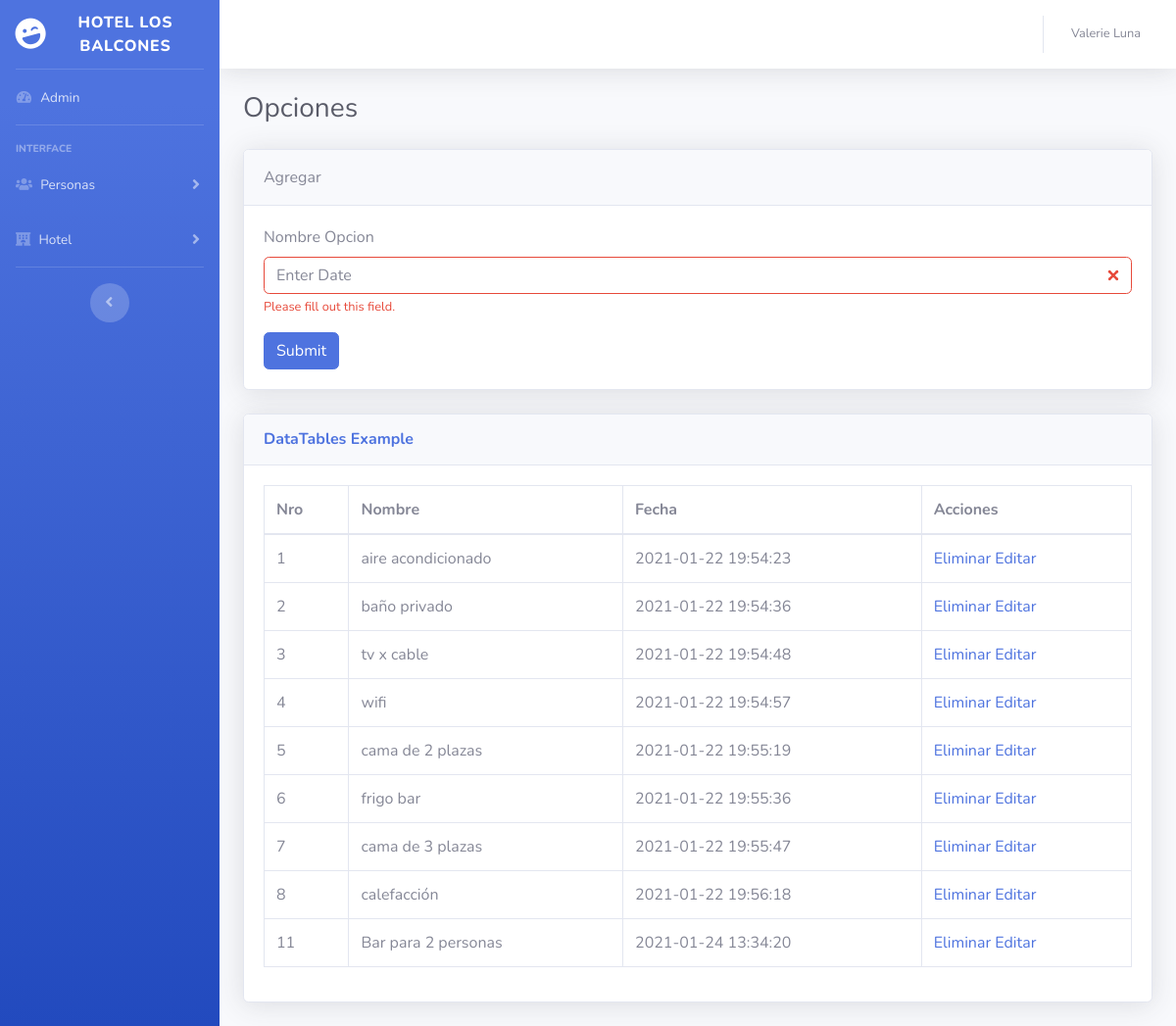
The app's page /presentacion/opciones.php with its own data.
### tables this page shows
CREATE TABLE `opcion` (
  `id` int(11) NOT NULL,
  `nombre` text NOT NULL,
  `fecha` timestamp NOT NULL DEFAULT current_timestamp() ON UPDATE current_timestamp()
);

### datos/conexion.php (called while the page is built, shortened)
<?php
 class Conexion{
    private static $instance = null;
    private $pdo;
    private $driver='mysql';
    private $host='localhost';
    private $user='root';
    private $pass='';
    private $dbName='reservas-hotel-lite';
    private function __construct(){
        try {
            $this->pdo = new PDO("{$this->driver}:host={$this->host};dbname={$this->dbName};",$this->user,$this->pass);
            $this->pdo->setAttribute(PDO::ATTR_ERRMODE,PDO::ERRMODE_EXCEPTION);
        } catch (PDOException $e) {
            echo $e->getMessage();
        }
    }
    public static function getInstance(){
        if (!self::$instance) {
            self::$instance = new Conexion();
        }
        return self::$instance;
    }
    public function getConnection()
    {
      return $this->pdo;
    }
 }

### negocio/NOpcion.php (called while the page is built, shortened)
<?php
    include_once('../datos/DOpcion.php');
    class NOpcion{
        private $opcion;
        public function __construct(){
            $this->opcion = new DOpcion();
        }
        public function getAll(){
           return $this->opcion->getAll();
        }
    }
?>

### datos/DOpcion.php (called while the page is built, shortened)
<?php
include_once('conexion.php');
class DOpcion
{
    public $pdo;
    public function __construct()
    {
        $this->pdo = Conexion::getInstance()->getConnection();
    }
    public function getAll()
    {
        try {
            $stm = $this->pdo->prepare("SELECT * FROM opcion");
            $stm->execute();
            return $stm->fetchAll(PDO::FETCH_OBJ);
        } catch (PDOException $e) {
            echo $e->getMessage();
        }
    }
}

### presentacion/opciones.php (the view, shortened to what this page needs)
<?php
include_once('includes/header.php');
include_once('../negocio/NOpcion.php');
$opciones = new NOpcion;
?>
<div class="d-sm-flex align-items-center justify-content-between mb-4">
  <h1 class="h3 mb-0 text-gray-800">Opciones</h1>
</div>
<div class="card shadow mb-4">
  <div class="card-header py-3">
    Agregar
  </div>
  <div class="card-body">
    <form action="../negocio/NOpcion.php" class="was-validated" method="POST" enctype="multipart/form-data">
      <div class="form-group">
        <label for="uname">Nombre Opcion</label>
        <input type="text" class="form-control" id="nombre" placeholder="Enter Date" name="nombre" required>
        <div class="invalid-feedback">Please fill out this field.</div>
      </div>
      <button type="submit" class="btn btn-primary">Submit</button>
  </div>
</div>
<div class="card shadow mb-4">
  <div class="card-header py-3">
    <h6 class="m-0 font-weight-bold text-primary">DataTables Example</h6>
  </div>
  <div class="card-body">
    <div class="table-responsive">
      <table class="table table-bordered" id="dataTable" width="100%" cellspacing="0">
        <thead>
          <tr>
            <th>Nro</th>
            <th>Nombre</th>
            <th>Fecha</th>
            <th>Acciones</th>
          </tr>
        </thead>
        <tbody>
          <?php foreach ($opciones->getAll() as $opc) : ?>
            <tr>
              <td><?php echo $opc->id?></td>
              <td><?php echo $opc->nombre?></td>
              <td><?php echo $opc->fecha?></td>
              <td>
                <a href="../negocio/NOpcion.php?delete_id=<?php echo $opc->id; ?>">Eliminar</a>
                <a href="opciones_edit.php?id_edit=<?php echo $opc->id; ?>">Editar</a>
              </td>
            </tr>
          <?php endforeach; ?>
        </tbody>
      </table>
    </div>
  </div>
</div>
<?php
include_once('includes/footer.php');
?>

### presentacion/includes/header.php (shortened to what this page needs)
<!DOCTYPE html>
<html lang="en">
<head>
  <link href="includes/startbootstrap/vendor/fontawesome-free/css/all.min.css" rel="stylesheet" type="text/css">
  <link href="includes/startbootstrap/css/sb-admin-2.min.css" rel="stylesheet">
</head>
<body id="page-top">
  <div id="wrapper">
    <ul class="navbar-nav bg-gradient-primary sidebar sidebar-dark accordion" id="accordionSidebar">
      <a class="sidebar-brand d-flex align-items-center justify-content-center" href="index.php">
        <div class="sidebar-brand-icon rotate-n-15">
          <i class="fas fa-laugh-wink"></i>
        </div>
        <div class="sidebar-brand-text mx-3">Hotel Los Balcones</div>
      </a>
            <hr class="sidebar-divider my-0">
<li class="nav-item">
  <a class="nav-link" href="index.html">
    <i class="fas fa-fw fa-tachometer-alt"></i>
    <span>Admin</span></a>
</li>
<hr class="sidebar-divider">
      <div class="sidebar-heading">
        Interface
      </div>
      <li class="nav-item">
        <a class="nav-link collapsed" href="#" data-toggle="collapse" data-target="#collapseTwo" aria-expanded="true" aria-controls="collapseTwo">
          <i class="fas fa-users"></i>
          <span>Personas</span>
        </a>
      </li>
      <li class="nav-item">
        <a class="nav-link collapsed" href="#" data-toggle="collapse" data-target="#collapseUtilities" aria-expanded="true" aria-controls="collapseUtilities">
          <i class="fas fa-hotel"></i>
          <span>Hotel</span>
        </a>
      </li>
      <hr class="sidebar-divider d-none d-md-block">
      <div class="text-center d-none d-md-inline">
        <button class="rounded-circle border-0" id="sidebarToggle"></button>
      </div>
    </ul>
    <div id="content-wrapper" class="d-flex flex-column">
      <div id="content">
        <nav class="navbar navbar-expand navbar-light bg-white topbar mb-4 static-top shadow">
          <ul class="navbar-nav ml-auto">
            <li class="nav-item dropdown no-arrow">
              <a class="nav-link dropdown-toggle" href="#" id="userDropdown" role="button" data-toggle="dropdown" aria-haspopup="true" aria-expanded="false">
                <span class="mr-2 d-none d-lg-inline text-gray-600 small">Valerie Luna</span>
              </a>
            </li>
          </ul>
        </nav>
        <div class="container-fluid">

### presentacion/includes/footer.php (shortened to what this page needs)
</div>
    </div>
  </div>
</body>
</html>

### records on screen
opcion: id "1", nombre "aire acondicionado", fecha "2021-01-22 19:54:23"
opcion: id "2", nombre "baño privado", fecha "2021-01-22 19:54:36"
opcion: id "3", nombre "tv x cable", fecha "2021-01-22 19:54:48"
opcion: id "4", nombre "wifi", fecha "2021-01-22 19:54:57"
opcion: id "5", nombre "cama de 2 plazas", fecha "2021-01-22 19:55:19"
opcion: id "6", nombre "frigo bar", fecha "2021-01-22 19:55:36"
opcion: id "7", nombre "cama de 3 plazas", fecha "2021-01-22 19:55:47"
opcion: id "8", nombre "calefacción", fecha "2021-01-22 19:56:18"
opcion: id "11", nombre "Bar para 2 personas", fecha "2021-01-24 13:34:20"
